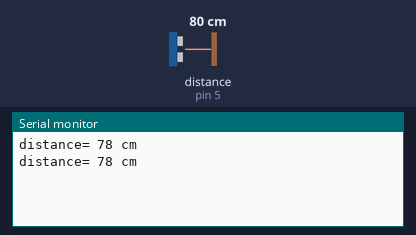
The sketch below on a simulated Arduino Uno, built with avr-gcc and run on an emulated ATmega328P. Shown: the last lines printed to the serial monitor. Wiring (inferred from the names in the program): ultrasonic range finder: trigger pin 9; echo pin 5. The test bench sets the inputs (shaded band); at power-on: distance to the obstacle (sensor on pin 5) 80 cm. The echo pulse lasts 58.3 µs per cm.

Above: at 1.8 s.
1.9 s: distance to the obstacle (sensor on pin 5) set to 2 cm
At 2.5 s:
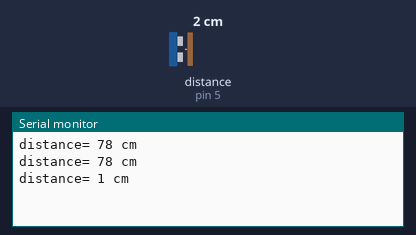
3.4 s: distance to the obstacle (sensor on pin 5) set to 4 cm
At 4.8 s:
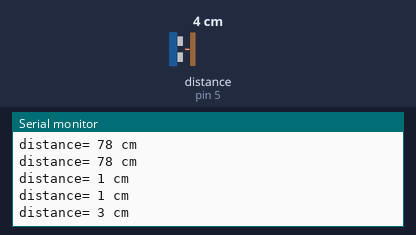
Timing chart, 0 to 6.4 s (numbered marks = the images above; inputs shaded):
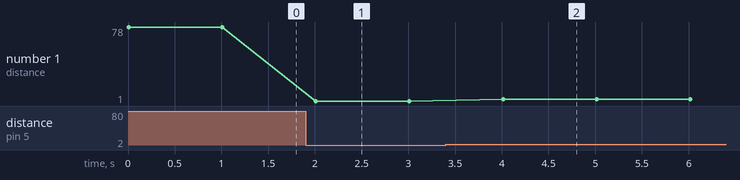

The sketch:

ultrasonic_2.ino
```cpp
int trig=9;
int echo=5;
int distance;
long duration;

void setup() {
  // put your setup code here, to run once:
Serial.begin(9600);
pinMode(trig, OUTPUT);
pinMode(echo, INPUT);
}

void loop() {
  // put your main code here, to run repeatedly:
digitalWrite(trig, LOW);
delayMicroseconds(2);
digitalWrite(trig, HIGH);
delayMicroseconds(10);
digitalWrite(trig, LOW);

duration=pulseIn(echo, HIGH);
distance=duration*0.034/2;

Serial.print("distance= ");
Serial.print(distance);
Serial.println(" cm");
delay(1000);

}
```

Measured:
- after the input at 1.9 s, the serial monitor: prints a new line after 0.11 s (image 1)
- after the input at 3.4 s, the serial monitor: prints a new line after 0.61 s (image 2)
- plotted number 1: 78 → 1 after the input at 1.9 s, 1 → 3 after the input at 3.4 s
